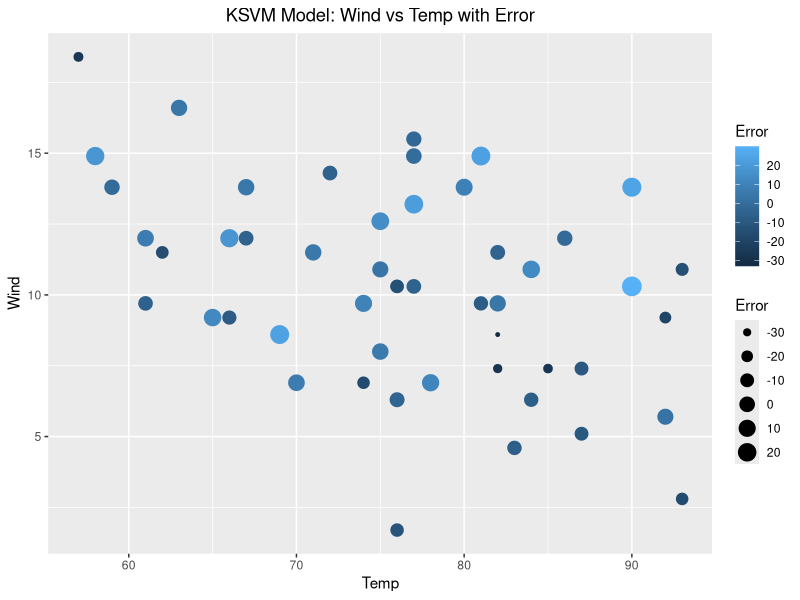
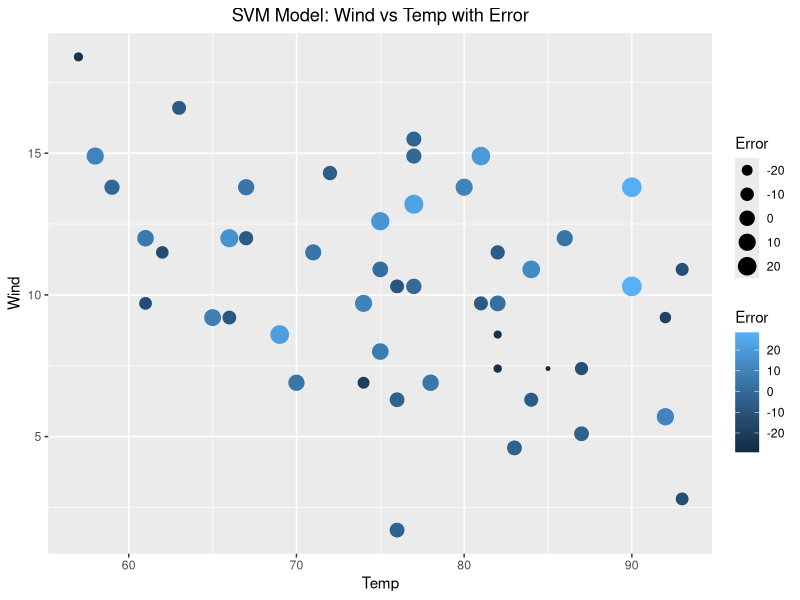
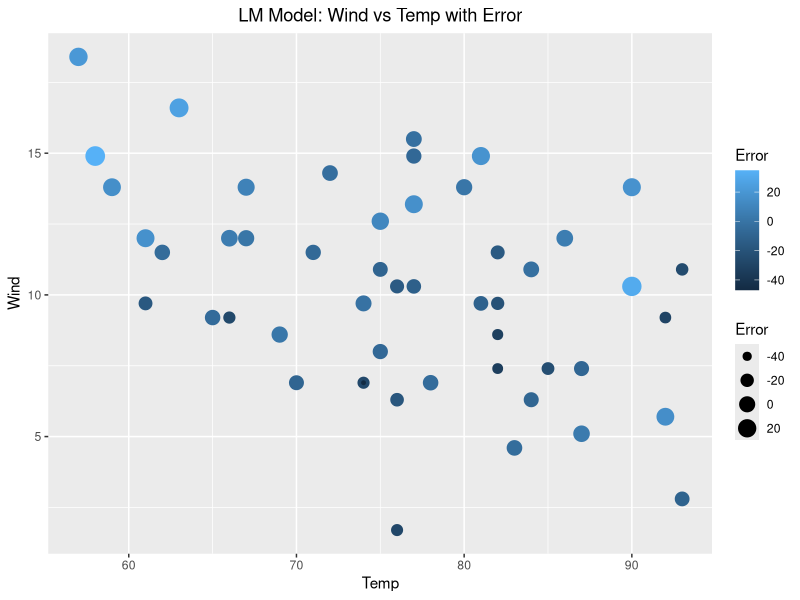
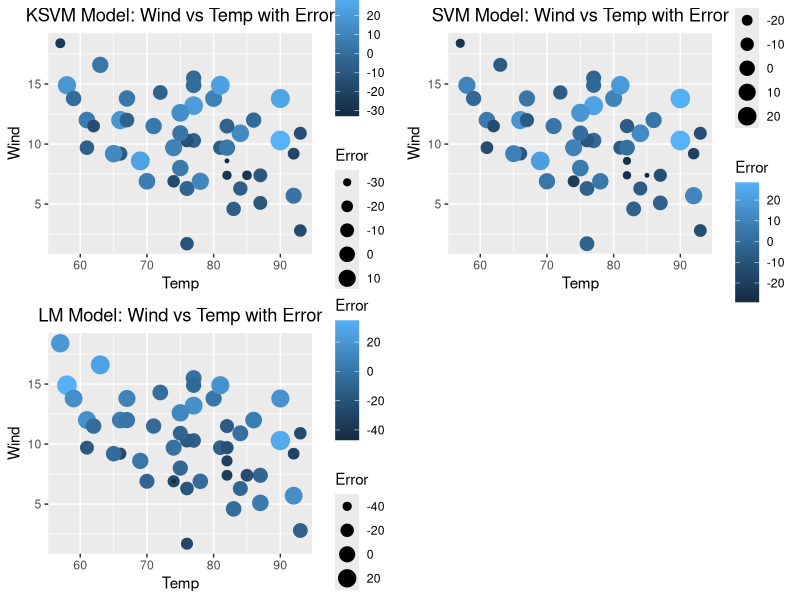
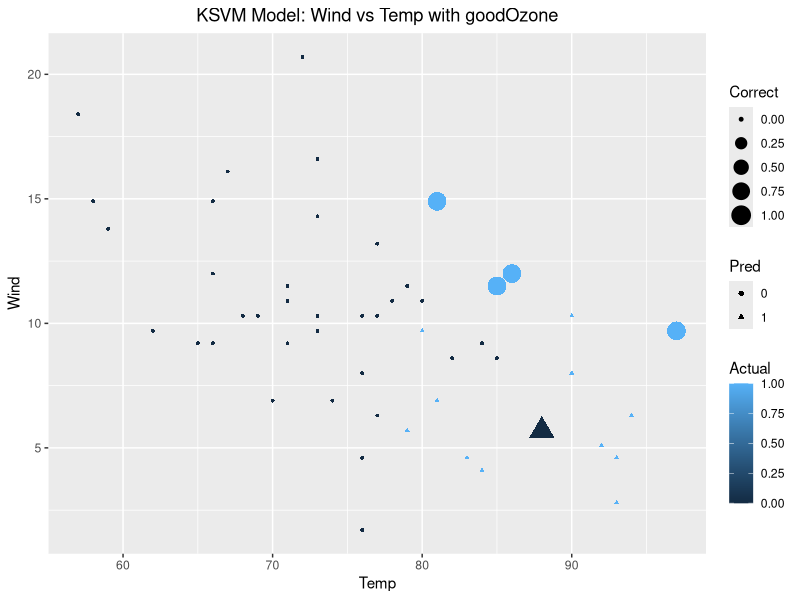
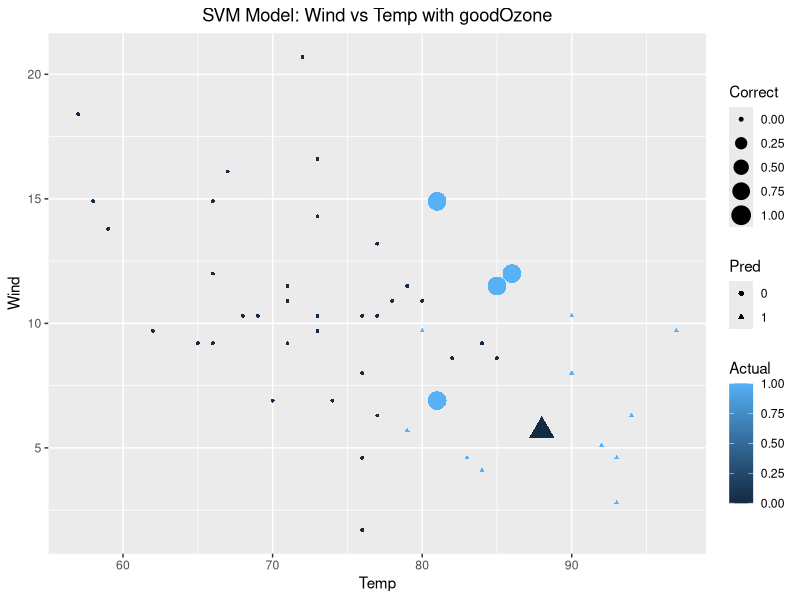
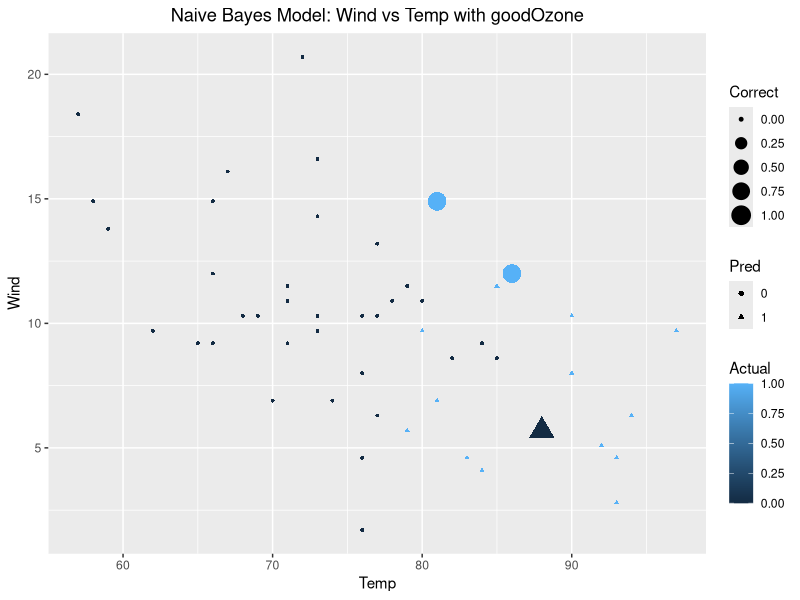
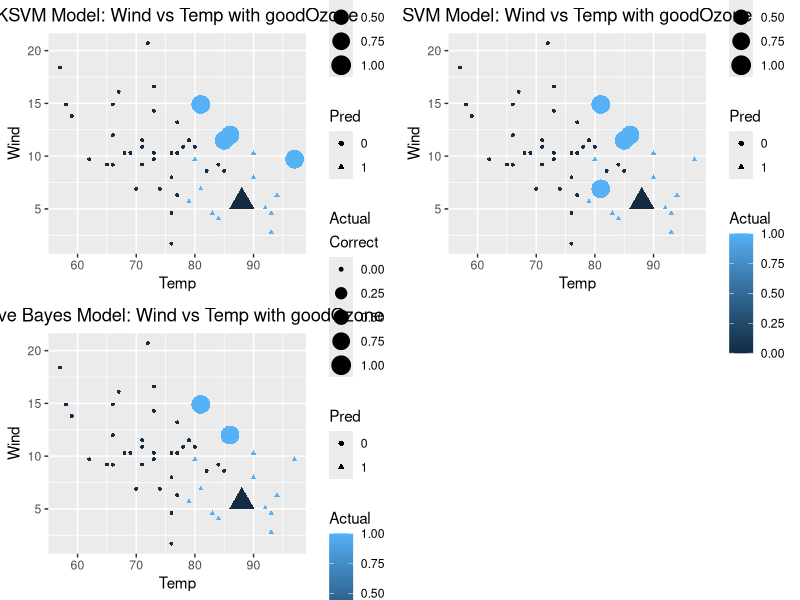

The R script that drew these images, in order:
## ---- chunk 1
knitr::opts_chunk$set(echo = TRUE)
## ---- chunk 2
airdf <- airquality
colSums(is.na(airdf))
  # there NAs on Ozone and Solar.R fields
  # replace NA with mean values
airdf$Ozone[is.na(airdf$Ozone)] <- round(mean(airdf$Ozone, na.rm = TRUE))
airdf$Solar.R[is.na(airdf$Solar.R)] <- round(mean(airdf$Solar.R, na.rm = TRUE))
head(airdf)
## ---- chunk 3
nrow(airdf)
  # Get the number of records
randomindex <- sample(1:nrow(airdf))
  # Create a index vecotr with number of records without order
cutpoint2_3 <- floor(2*nrow(airdf)/3)
  # Set up a cut point for training data and testing data
training <- airdf[randomindex[1:cutpoint2_3],]
  # Create a training data by masking the 2/3 of data
testing <- airdf[randomindex[(cutpoint2_3+1):nrow(airdf)],]
  # Create a training data by masking the 1/3 of data
## ---- chunk 4
library(kernlab)
KSVMmodel <- ksvm(Ozone ~., data=training, kernel="rbfdot", kpar="automatic", C=5,
                  cross=3, prob.model=TRUE)
summary(KSVMmodel)
KSVMmodel

 #     ~. : specifies the model we want to test
 # kernel : project the low-dimenstional problem into higher-dimensional space
 # rbfdot : the desigation refers to the radial basis function
 # kpar   : be used to control of the radial basis function kernel
 # C      : cost of constraints
 # cross  : the algorithm used for cross-validation
 # prob.model=TRUE : generate the probabilities with the result is true or not

## ---- chunk 5
KSVMpred<- predict(KSVMmodel,testing, type="votes")
   # Get the predicted result
KSVMpred_actual <- testing$Ozone
   # Get the actual result
RMSE<- function(predict_result, actual_result){
  model_error <- actual_result - predict_result
  N <- nrow(predict_result)
  result <- sqrt(sum(model_error^2)/(N-1))
  sprintf("Root Mean Squared Error: %s", result)
}  # Create RMSE function

RMSE(KSVMpred, KSVMpred_actual)
   # Calculate the RMSE
## ---- chunk 6
library(ggplot2)
# Create a new dataframe to plot a scatter plot
model1_error <- testing$Ozone - KSVMpred
KSVMresultPlot <- data.frame(KSVMpred, model1_error,testing$Wind, testing$Temp)
colnames(KSVMresultPlot) <- c("Pred", "Error", "Wind", "Temp")
PlotKSVM <- ggplot(KSVMresultPlot, aes(x=Temp, y=Wind)) + 
  geom_point(aes(col=Error, size=Error)) +
  ggtitle("KSVM Model: Wind vs Temp with Error") + 
  theme(plot.title = element_text(hjust = 0.5))
PlotKSVM
## ---- chunk 7
# --svm--
library(e1071)
SVMmodel <- svm(Ozone~.,training)
SVMpred <- predict(SVMmodel, testing)
SVMpred_actual <- testing$Ozone
model2_error <- SVMpred_actual - SVMpred
SVMresultPlot<- data.frame(SVMpred, model2_error,testing$Wind, testing$Temp)
colnames(SVMresultPlot) <- c("Pred", "Error", "Wind", "Temp")
PlotSVM <- ggplot(SVMresultPlot, aes(x=Temp, y=Wind)) + 
  geom_point(aes(col=Error, size=Error)) +
  ggtitle("SVM Model: Wind vs Temp with Error") + 
  theme(plot.title = element_text(hjust = 0.5))
PlotSVM

# --lm--
LMmodel <- lm(Ozone~.,training)
LMpred <- predict(LMmodel, testing)
LMpred_actual <- testing$Ozone
model3_error <- LMpred_actual - LMpred
LMresultPlot<- data.frame(LMpred, model3_error,testing$Wind, testing$Temp)
colnames(LMresultPlot) <- c("Pred", "Error", "Wind", "Temp")
PlotLM <- ggplot(LMresultPlot, aes(x=Temp, y=Wind)) + 
  geom_point(aes(col=Error, size=Error)) +
  ggtitle("LM Model: Wind vs Temp with Error") + 
  theme(plot.title = element_text(hjust = 0.5))
PlotLM
## ---- chunk 8
library(gridExtra)
grid.arrange(PlotKSVM,PlotSVM,PlotLM, ncol=2)
## ---- chunk 9
airdf$goodOzone <- ifelse(airdf$Ozone<mean(airdf$Ozone),0,1)
## ---- chunk 10
randomindex <- sample(1:nrow(airdf))
  # Create a index vecotr with number of records without order
cutpoint2_3 <- floor(2*nrow(airdf)/3)
  # Set up a cut point for training data and testing data
training <- airdf[randomindex[1:cutpoint2_3],]
  # Create a training data by masking the 2/3 of data
testing <- airdf[randomindex[(cutpoint2_3+1):nrow(airdf)],]
library(kernlab)
KSVMmodel_GnB <- ksvm(goodOzone~., data=training, kernel="rbfdot", kpar="automatic", C=5,
                  cross=3, prob.model=TRUE)
summary(KSVMmodel_GnB)
KSVMmodel_GnB

## ---- chunk 11
KSVMpredGnB <- round(predict(KSVMmodel_GnB, testing))
#CorrectPercent
cPercent <- function(predicted, actual){ 
  confMatrix<- table(predicted, actual, dnn=c("Prediction","Actual"))
  Result <- (confMatrix[1,1]+confMatrix[2,2])/sum(colSums(confMatrix))*100
  print(confMatrix)
  return(sprintf("Correct Percentage: %1.2f%% ", Result))
}     #Create correctPercent function
cPercent(KSVMpredGnB,testing$goodOzone)
## ---- chunk 12
correct <- abs(testing$goodOzone-KSVMpredGnB)
GnBresultPlot <- 
  data.frame(KSVMpredGnB,testing$goodOzone,correct,testing$Wind,testing$Temp)
colnames(GnBresultPlot) <- c("Pred", "Actual","Correct", "Wind", "Temp")
GnBresultPlot$Pred <- as.factor(GnBresultPlot$Pred)
PlotGnB <- ggplot(GnBresultPlot, aes(x=Temp, y=Wind)) + 
  geom_point(aes(col=Actual, shape = Pred, size=Correct)) +
  ggtitle("KSVM Model: Wind vs Temp with goodOzone") + 
  theme(plot.title = element_text(hjust = 0.5))
PlotGnB
## ---- chunk 13
# --svm--
library(e1071)
SVMmodelGnB <- svm(goodOzone~.,training)
SVMmodelGnB
SVMpredGnB <- round(predict(SVMmodelGnB, testing))
SVMcorrect <- abs(testing$goodOzone-SVMpredGnB)
SVMresultPlotGnB <- 
  data.frame(SVMpredGnB, testing$goodOzone, SVMcorrect, testing$Wind, testing$Temp)
colnames(SVMresultPlotGnB) <- c("Pred", "Actual","Correct", "Wind", "Temp")
SVMresultPlotGnB$Pred <- as.factor(SVMresultPlotGnB$Pred)
PlotSVMGnB <- ggplot(SVMresultPlotGnB, aes(x=Temp, y=Wind)) + 
  geom_point(aes(col=Actual, shape = Pred, size=Correct)) +
  ggtitle("SVM Model: Wind vs Temp with goodOzone") + 
  theme(plot.title = element_text(hjust = 0.5))
PlotSVMGnB
cPercent(SVMpredGnB,testing$goodOzone)

# --nb--
NBmodelGnB <- naiveBayes(as.factor(goodOzone)~.,training)
NBmodelGnB
NBpredGnB <- predict(NBmodelGnB, testing)
NBcorrect <- ifelse(testing$goodOzone==NBpredGnB,0, 1)
NBresultPlotGnB <- 
  data.frame(NBpredGnB, testing$goodOzone, NBcorrect, testing$Wind, testing$Temp)
colnames(NBresultPlotGnB) <- c("Pred", "Actual","Correct", "Wind", "Temp")
NBresultPlotGnB$Pred <- as.factor(NBresultPlotGnB$Pred)
PlotNBGnB <- ggplot(NBresultPlotGnB, aes(x=Temp, y=Wind)) + 
  geom_point(aes(col=Actual, shape = Pred, size=Correct)) +
  ggtitle("Naive Bayes Model: Wind vs Temp with goodOzone") + 
  theme(plot.title = element_text(hjust = 0.5))
PlotNBGnB
cPercent(NBpredGnB,testing$goodOzone)
## ---- chunk 14
library(gridExtra)
grid.arrange(PlotGnB,PlotSVMGnB,PlotNBGnB, ncol=2)
## ---- chunk 15
# Naive Bayes model is the best model among the three models because it has the highest Correct Percentage rate.
